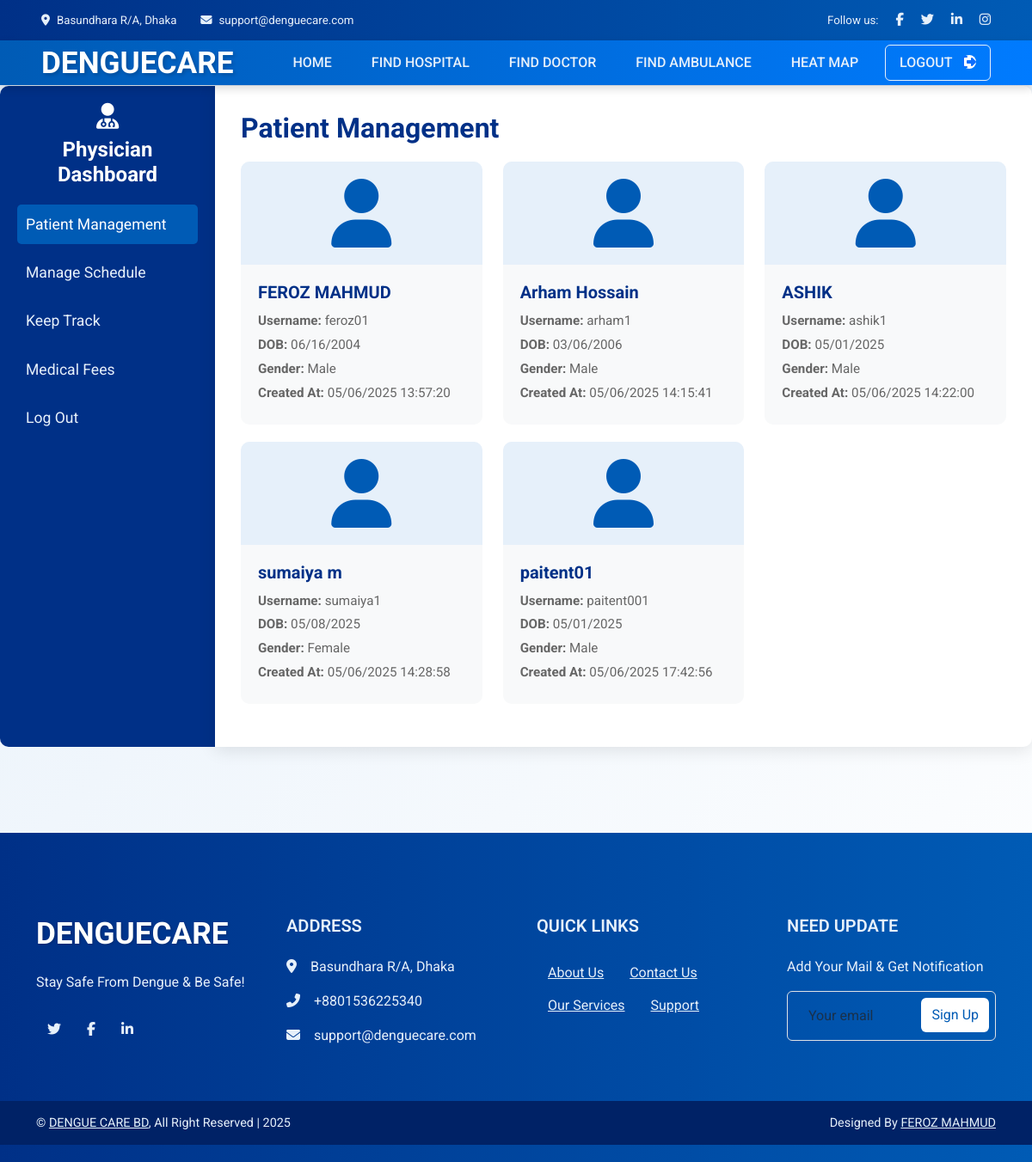
Page /pages/physician_dashboard.php (signed in) on the committed database.
### tables this page shows
CREATE TABLE `patients` (
  `id` int(11) NOT NULL,
  `full_name` varchar(255) NOT NULL,
  `username` varchar(50) NOT NULL,
  `password` varchar(255) NOT NULL,
  `dob` date NOT NULL,
  `gender` enum('Male','Female','Other') NOT NULL,
  `created_at` timestamp NOT NULL DEFAULT current_timestamp()
);

### pages/physician_dashboard.php (the view, shortened to what this page needs)
<?php
$conn = new mysqli("localhost", "root", "", "denguecare");
$sql_patients = "SELECT id, full_name, username, dob, gender, created_at FROM patients";
$result_patients = $conn->query($sql_patients);
$patients = [];
if ($result_patients && $result_patients->num_rows > 0) {
    while ($row = $result_patients->fetch_assoc()) {
        $patients[] = $row;
    }
}
?>
<!DOCTYPE html>
<html lang="en">
<head>
    <link href="https://cdn.jsdelivr.net/npm/bootstrap@5.3.3/dist/css/bootstrap.min.css" rel="stylesheet">
    <link rel="stylesheet" href="https://cdnjs.cloudflare.com/ajax/libs/font-awesome/6.6.0/css/all.min.css">
</head>
<body>
    <div class="container-fluid fixed-top px-0">
        <div class="top-bar row gx-0 align-items-center d-none d-lg-flex">
            <div class="col-lg-6 px-5 text-start">
                <small><i class="fa fa-map-marker-alt me-2"></i>Basundhara R/A, Dhaka</small>
                <small class="ms-4"><i class="fa fa-envelope me-2"></i>support@denguecare.com</small>
            </div>
            <div class="col-lg-6 px-5 text-end">
                <small>Follow us:</small>
                <a class="ms-3" href="https://www.facebook.com/Feeerozzz"><i class="fab fa-facebook-f"></i></a>
                <a class="ms-3" href="https://www.twitter.com/Feeerozzz"><i class="fab fa-twitter"></i></a>
                <a class="ms-3" href="https://www.linkedin.com/Feroz.mahmud36"><i class="fab fa-linkedin-in"></i></a>
                <a class="ms-3" href="https://www.instagram.com/Feeerozzz"><i class="fab fa-instagram"></i></a>
            </div>
        </div>
        <nav class="navbar navbar-expand-lg navbar-dark py-lg-0 px-lg-5">
            <a href="physician_dashboard.php" class="navbar-brand ms-4 ms-lg-0">
                <h1 class="fw-bold m-0">DENGUE<span class="text-white">CARE</span></h1>
            </a>
            <div class="collapse navbar-collapse" id="navbarCollapse">
                <div class="navbar-nav ms-auto p-4 p-lg-0">
                    <a href="physician_dashboard.php" class="nav-item nav-link">HOME</a>
                    <a href="hospital_management.php" class="nav-item nav-link">FIND HOSPITAL</a>
                    <a href="find_doctor.php" class="nav-item nav-link">FIND DOCTOR</a>
                    <a href="find_ambulance.php" class="nav-item nav-link">FIND AMBULANCE</a>
                    <a href="find_heatmap.php" class="nav-item nav-link">HEAT MAP</a>
                </div>
                <div class="d-none d-lg-flex ms-2">
                    <a href="logout.php" class="btn btn-outline-light py-2 px-3">
                        LOGOUT
                        <div class="d-inline-flex btn-sm-square bg-white text-primary rounded-circle ms-2">
                            <i class="fa fa-sign-out-alt"></i>
                        </div>
                    </a>
                </div>
            </div>
        </nav>
    </div>
    <div class="dashboard-container">
        <div class="sidebar">
            <i class="fas fa-user-md icon"></i>
            <h3>Physician Dashboard</h3>
            <ul>
                <li><a href="#patient-management" data-bs-toggle="tab" class="active">Patient Management</a></li>
                <li><a href="#manage-schedule" data-bs-toggle="tab">Manage Schedule</a></li>
                <li><a href="#keep-track">Keep Track</a></li>
                <li><a href="#medical-fees">Medical Fees</a></li>
                <li><a href="logout.php">Log Out</a></li>
            </ul>
        </div>
        <div class="content">
            <div class="tab-content">
                <div class="tab-pane fade show active" id="patient-management">
                    <h2>Patient Management</h2>
                    <?php if (empty($patients)): ?>
                        <p>No patients found.</p>
                    <?php else: ?>
                        <div class="row">
                            <?php foreach ($patients as $patient): ?>
                                <div class="col-md-4">
                                    <div class="card patient-card">
                                        <i class="fas fa-user card-img-top"></i>
                                        <div class="card-body">
                                            <h5 class="card-title"><?php echo htmlspecialchars($patient['full_name']); ?></h5>
                                            <p class="card-text"><strong>Username:</strong> <?php echo htmlspecialchars($patient['username']); ?></p>
                                            <p class="card-text"><strong>DOB:</strong> <?php echo $patient['dob'] ? date('m/d/Y', strtotime($patient['dob'])) : 'N/A'; ?></p>
                                            <p class="card-text"><strong>Gender:</strong> <?php echo htmlspecialchars($patient['gender']); ?></p>
                                            <p class="card-text"><strong>Created At:</strong> <?php echo date('m/d/Y H:i:s', strtotime($patient['created_at'])); ?></p>
                                        </div>
                                    </div>
                                </div>
                            <?php endforeach; ?>
                        </div>
                    <?php endif; ?>
                </div>
            </div>
        </div>
    </div>
    <div class="container-fluid footer mt-5 pt-5">
        <div class="container py-5">
            <div class="row g-5">
                <div class="col-lg-3 col-md-6">
                    <h1 class="fw-bold mb-4">DENGUE<span class="text-white">CARE</span></h1>
                    <p>Stay Safe From Dengue & Be Safe!</p>
                    <div class="d-flex pt-2">
                        <a class="btn btn-square me-1" href=""><i class="fab fa-twitter"></i></a>
                        <a class="btn btn-square me-1" href=""><i class="fab fa-facebook-f"></i></a>
                        <a class="btn btn-square me-0" href=""><i class="fab fa-linkedin-in"></i></a>
                    </div>
                </div>
                <div class="col-lg-3 col-md-6">
                    <h5 class="mb-4">Address</h5>
                    <p><i class="fa fa-map-marker-alt me-3"></i>Basundhara R/A, Dhaka</p>
                    <p><i class="fa fa-phone-alt me-3"></i>+8801536225340</p>
                    <p><i class="fa fa-envelope me-3"></i>support@denguecare.com</p>
                </div>
                <div class="col-lg-3 col-md-6">
                    <h5 class="mb-4">Quick Links</h5>
                    <a class="btn btn-link" href="">About Us</a>
                    <a class="btn btn-link" href="">Contact Us</a>
                    <a class="btn btn-link" href="">Our Services</a>
                    <a class="btn btn-link" href="">Support</a>
                </div>
                <div class="col-lg-3 col-md-6">
                    <h5 class="mb-4">Need Update</h5>
                    <p>Add Your Mail & Get Notification</p>
                    <div class="position-relative mx-auto" style="max-width: 400px;">
                        <input class="form-control bg-transparent w-100 py-3 ps-4 pe-5" type="text" placeholder="Your email">
                        <button type="button" class="btn btn-primary py-2 position-absolute top-0 end-0 mt-2 me-2">Sign Up</button>
                    </div>
                </div>
            </div>
        </div>
        <div class="container-fluid copyright">
            <div class="container">
                <div class="row">
                    <div class="col-md-6 text-center text-md-start mb-3 mb-md-0">
                        © <a href="#">DENGUE CARE BD</a>, All Right Reserved | 2025
                    </div>
                    <div class="col-md-6 text-center text-md-end">
                        Designed By <a href="https://www.facebook.com/ferozmahmud.sheikh">FEROZ MAHMUD</a>
                    </div>
                </div>
            </div>
        </div>
    </div>
</body>
</html>

### pages/physician_dashboard.php (style rules this page uses)
body { font-family: 'Roboto', sans-serif; background: linear-gradient(135deg, #e6f0fa 0%, #ffffff 100%); margin: 0; color: #333; }
.top-bar { background: linear-gradient(90deg, #003087, #005bb5); padding: 12px 0; font-size: 0.95rem; color: #e6f0fa; box-shadow: 0 2px 5px rgba(0, 0, 0, 0.1); }
.top-bar a { color: #e6f0fa; transition: color 0.3s; }
.navbar { background: linear-gradient(90deg, #005bb5, #007bff); padding: 15px 0; box-shadow: 0 4px 10px rgba(0, 0, 0, 0.15); }
.navbar-brand h1 { font-size: 2.2rem; font-weight: 700; color: #ffffff; text-shadow: 2px 2px 4px rgba(0, 0, 0, 0.2); transition: transform 0.3s; }
.navbar-nav .nav-link { color: #e6f0fa !important; font-weight: 500; margin: 0 15px; transition: color 0.3s; }
.btn-outline-light { border-color: #e6f0fa; color: #e6f0fa; font-weight: 500; transition: background 0.3s, color 0.3s; }
.dashboard-container { margin: 100px auto; max-width: 1200px; display: flex; min-height: calc(100vh - 300px); }
.sidebar { width: 250px; background: #003087; color: #ffffff; padding: 20px; border-radius: 10px 0 0 10px; }
.sidebar .icon { font-size: 30px; color: #ffffff; display: block; text-align: center; margin-bottom: 10px; }
.sidebar h3 { margin: 0 0 20px; font-size: 1.5rem; font-weight: 700; text-align: center; }
.sidebar ul { list-style: none; padding: 0; margin: 0; }
.sidebar li { margin-bottom: 10px; }
.sidebar a { color: #e6f0fa; text-decoration: none; font-size: 1.1rem; display: block; padding: 10px; border-radius: 5px; transition: background 0.3s, color 0.3s; }
.sidebar a.active { background: #005bb5; color: #ffffff; }
.content { flex: 1; background: #ffffff; padding: 30px; border-radius: 0 10px 10px 0; box-shadow: 0 4px 20px rgba(0, 0, 0, 0.1); }
.content h2 { color: #003087; font-weight: 700; margin-bottom: 20px; }
.patient-card, .schedule-card { background: #f8f9fa; border: none; border-radius: 10px; overflow: hidden; transition: transform 0.3s, box-shadow 0.3s; animation: fadeIn 0.5s ease-in; margin-bottom: 20px; }
.patient-card .card-img-top, .schedule-card .card-img-top { font-size: 80px; color: #005bb5; background: #e6f0fa; padding: 20px; text-align: center; }
.patient-card .card-body, .schedule-card .card-body { padding: 20px; }
.patient-card .card-title, .schedule-card .card-title { color: #003087; font-weight: 700; margin-bottom: 10px; }
.patient-card .card-text, .schedule-card .card-text { color: #666; font-size: 0.95rem; margin-bottom: 5px; }
.footer { background: linear-gradient(90deg, #003087, #005bb5); padding: 60px 0 20px; color: #e6f0fa; }
.footer h1 { font-size: 2.2rem; font-weight: 700; color: #ffffff; text-shadow: 1px 1px 3px rgba(0, 0, 0, 0.2); }
.footer h5 { color: #e6f0fa; font-weight: 600; text-transform: uppercase; }
.footer p, .footer a { color: #e6f0fa; transition: color 0.3s; }
.footer .btn-primary { background: #ffffff; color: #005bb5; border: none; transition: background 0.3s, color 0.3s; }
.copyright { background: #002266; padding: 15px 0; font-size: 0.9rem; }

### rows in the picture
patients: full_name "FEROZ MAHMUD", username "feroz01", dob "06/16/2004", gender "Male", created_at "05/06/2025 13:57:20"
patients: full_name "Arham Hossain", username "arham1", dob "03/06/2006", gender "Male", created_at "05/06/2025 14:15:41"
patients: full_name "ASHIK", username "ashik1", dob "05/01/2025", gender "Male", created_at "05/06/2025 14:22:00"
patients: full_name "sumaiya m", username "sumaiya1", dob "05/08/2025", gender "Female", created_at "05/06/2025 14:28:58"
patients: full_name "paitent01", username "paitent001", dob "05/01/2025", gender "Male", created_at "05/06/2025 17:42:56"
